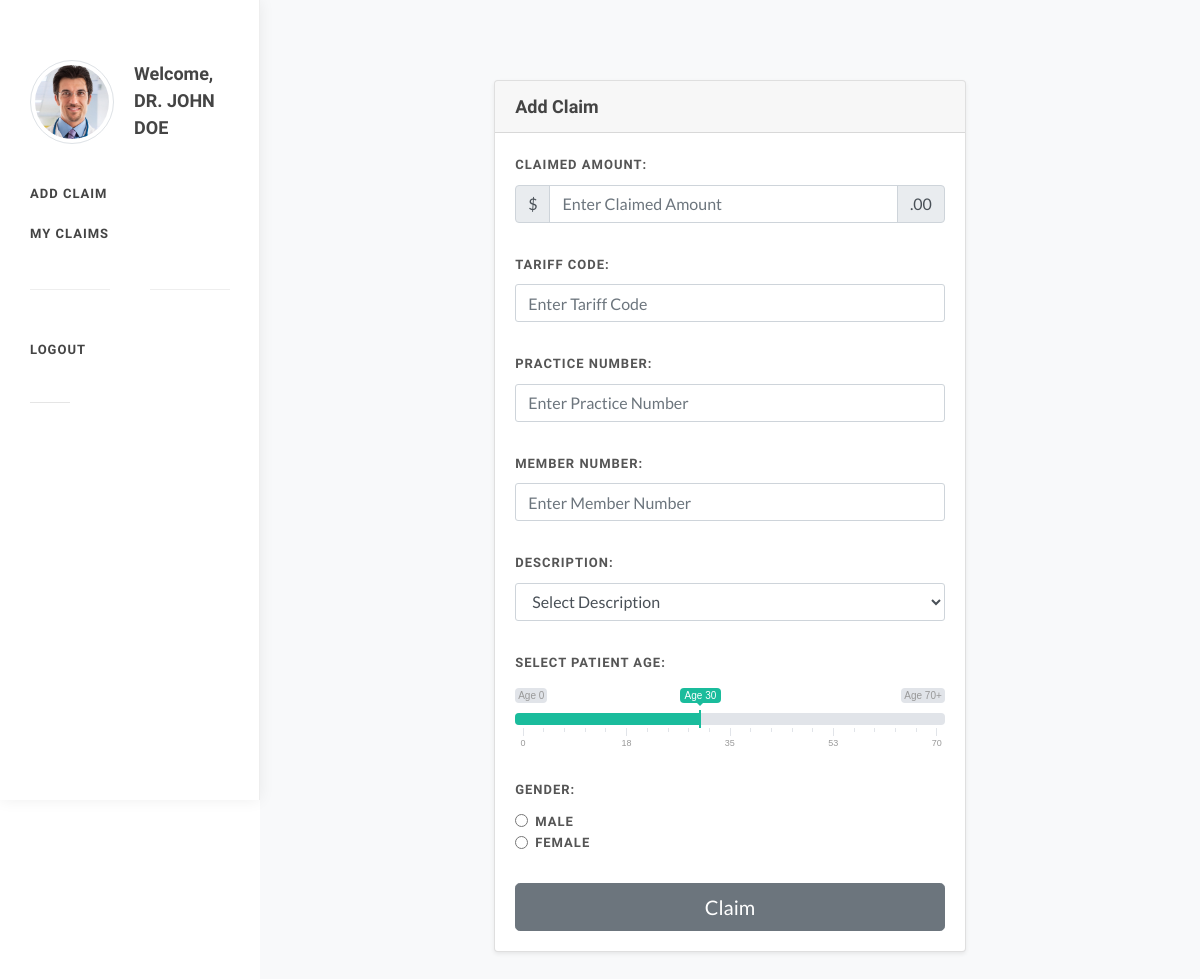
Screenshot of /doctor (signed in) with the database file from the repository.
### claim/models.py (models this page shows)
class Account(models.Model):
    display_picture = models.ImageField(null=True, blank=True, editable=True, upload_to="images/")
    user = models.ForeignKey(settings.AUTH_USER_MODEL, on_delete=models.CASCADE)
    accountType = models.CharField(max_length=64)
    name = models.CharField(max_length=64, default="")
    department =  models.CharField(max_length=64, default="")
    username = models.CharField(max_length=64, default="")

### claim/views.py (the view, shortened to what this page needs)
# urls.py: path('doctor', views.doctorHome, name='doctor'),
def doctorHome(request):
    user = request.user
    account = Account.objects.get(user = user)
    if account.accountType == 'Doctor':
        return render(request, "claim/doctorHome.html", {"account": account})
    return render(request, "claim/login.html")

### claim/templates/claim/doctorHome.html (shortened to what this page needs)
{% extends 'claim/docSide.html' %}
{% block body %}
		<section id="content">
			<div class="content-wrap bg-light">
				<div class="container">
					<div class="row justify-content-center">
						<div class="col-lg-7 col-md-10">
							<div class="card shadow-sm">
								<div class="card-header">
									<h4 class="mb-0">Add Claim</h4>
								</div>
								<div class="card-body">
									<div class="form-windget">
										<form class="nobottommargin" id="" name="template-contactform" action method="post" enctype="multipart/form-data">
											<div class="row">
												<div class="col-12 bottommargin-sm">
													<label for="template-contactform-budget">Claimed Amount:</label>
													<div class="input-group">
													<div class="input-group-prepend">
														<span class="input-group-text">$</span>
													</div>
													<input id="template-contactform-budget" name="claim" type="number" class="form-control" aria-label="Amount (to the nearest dollar)" placeholder="Enter Claimed Amount" required>
														<div class="input-group-append">
															<span class="input-group-text">.00</span>
														</div>
													</div>
												</div>
												<div class="col-12 bottommargin-sm">
													<label for="template-contactform-phone">Tariff Code:</label>
													<input type="number" id="template-contactform-phone" name="tariff" value="" class="form-control" placeholder="Enter Tariff Code" required/>
												</div>
												<div class="col-12 bottommargin-sm">
													<label for="template-contactform-phone">Practice Number:</label>
													<input type="number" id="template-contactform-phone" name="practice" value="" class="form-control" placeholder="Enter Practice Number" required/>
												</div>
												<div class="col-12 bottommargin-sm">
													<label for="template-contactform-phone">Member Number:</label>
													<input type="number" id="template-contactform-phone" name="member" value="" class="form-control" placeholder="Enter Member Number" required/>
												</div>
												<div class="col-12 bottommargin-sm">
													<label for="template-contactform-default-select">Description:</label>
													<select id="template-contactform-default-select" name="description" class="form-control" required>
														<option value="" disabled selected>Select Description</option>
													</select>
												</div>
												<div class="col-12 bottommargin-sm">
													<label for="template-contactform-age" class="mb-3 clearfix">Select Patient Age:</label>
													<input id="template-contactform-age" name="age" class="range_01 input-range-slider" required/>
												</div>
												<div class="col-12 bottommargin-sm">
													<label>Gender:</label>
													<div class="form-check">
														<input class="form-check-input" type="radio" name="gender" id="template-contactform-radio-label2" value="M">
														<label class="form-check-label" for="template-contactform-radio-label2">Male</label>
													</div>
													<div class="form-check">
														<input class="form-check-input" type="radio" name="gender" id="template-contactform-radio-label3" value="F">
														<label class="form-check-label" for="template-contactform-radio-label3">Female</label>
													</div>
												</div>
												<div class="col-12">
													<button type="submit" name="template-contactform-submit" class="btn btn-secondary btn-block btn-lg">Claim</button>
												</div>
											</div>
										</form>
									</div>
								</div>
							</div>
						</div>
					</div>
				</div>
			</div>
		</section>
{% endblock %}

### claim/templates/claim/docSide.html (shortened to what this page needs)
{% extends 'claim/base.html' %}
{% block side %}
side-header
        {% endblock %}
{% block content %}
		<header id="header" class="no-sticky">
			<div id="header-rap">
				<div class="container clearfix">
					<div id="logo" class="nobottomborder">
						<a  class="standard-logo" ><img src="{{ account.display_picture.url }}" class="alignleft img-circle img-thumbnail notopmargin nobottommargin" alt="Avatar" style="max-width: 84px;">
							<h4>Welcome, {{account.name}}</h4>
						</a>
					</div>
					<nav id="primary-menu">
						<ul>
							<li><a href="{% url 'claim:doctor'%}"><div>Add Claim</div></a></li>
                            <li><a href="{% url 'claim:myclaims' %}"><div>My Claims</div></a></li>
							<div class="divider divider-center"><a  data-scrollto="#header"><i class="icon-settings"></i></a></div>
							<li><a href="{% url 'claim:logout' %}"><div>Logout</div></a></li>
						</ul>
					</nav>
				</div>
			</div>
		</header>
        {% block body %}
        {% endblock %}
{% endblock %}

### claim/static/claim/css/components/ion.rangeslider.css (style rules this page uses)
.irs-hidden-input { position: absolute !important; display: block !important; top: 0 !important; left: 0 !important; width: 0 !important; height: 0 !important; font-size: 0 !important; line-height: 0 !important; padding: 0 !important; margin: 0 !important; overflow: hidden; outline: none !important; z-index: -9999 !important; background: none !important; border-style: solid !important; border-color: transparent !important; }

### rows the page displays
Account: display_picture (picture), name "DR. JOHN DOE"
